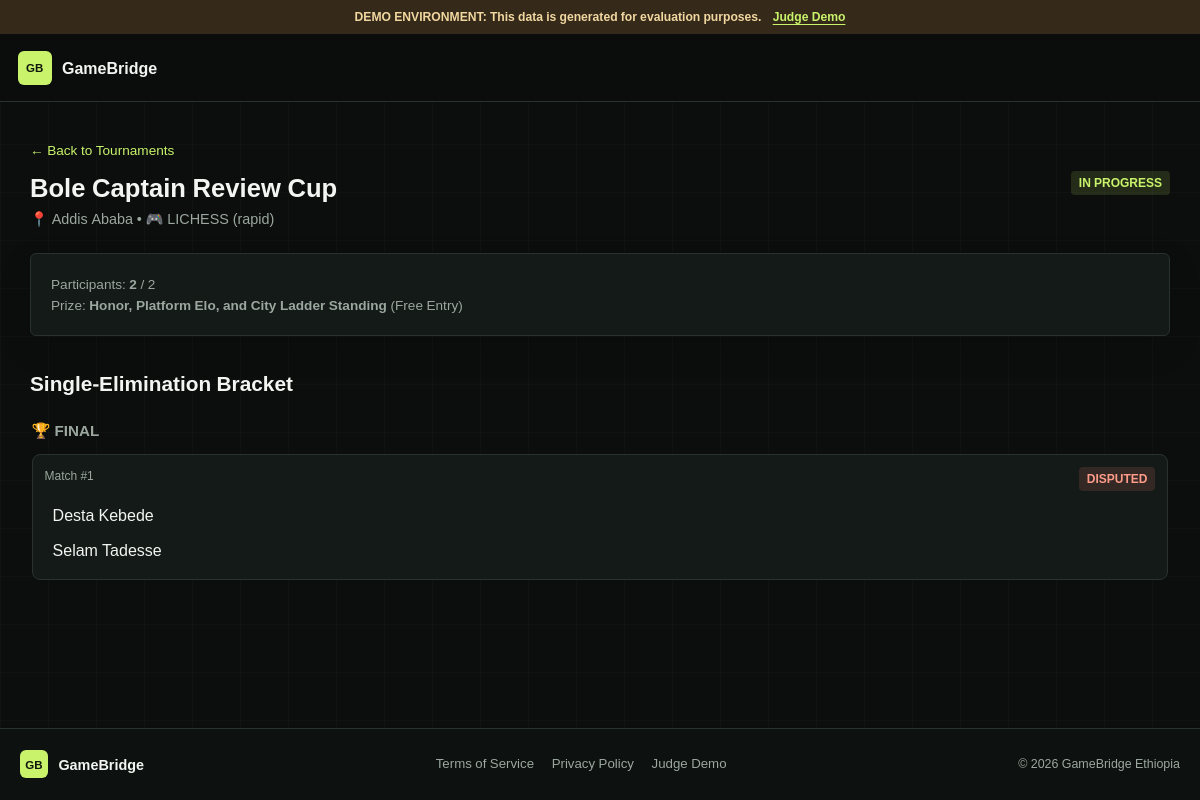
Screenshot of /tournaments/captain-review-demo with the database file from the repository.
### app/models/tournament.py (models this page shows)
class Tournament(Base):
    __tablename__ = "tournaments"
    id = Column(String(36), primary_key=True, default=lambda: str(uuid.uuid4()))
    name = Column(String(128), nullable=False)
    slug = Column(String(128), unique=True, nullable=False, index=True)
    description = Column(Text, nullable=True)
    game_key = Column(String(32), default="lichess", nullable=False)
    mode = Column(String(32), default="rapid", nullable=False)
    hub_id = Column(String(36), ForeignKey("hubs.id", ondelete="SET NULL"), nullable=True)
    city = Column(String(64), default="Addis Ababa", nullable=False, index=True)
    status = Column(String(32), default="registration_open", nullable=False, index=True)
    max_participants = Column(Integer, default=16, nullable=False)
    start_time = Column(DateTime, nullable=False)
    registration_deadline = Column(DateTime, nullable=False)
    rules_text = Column(Text, nullable=True)
    prize_description = Column(Text, default="Honor, Platform Elo, and City Ladder Standing", nullable=True)
    created_by_id = Column(String(36), ForeignKey("users.id", ondelete="SET NULL"), nullable=True)
    is_demo = Column(Boolean, default=False, index=True)
    created_at = Column(DateTime, default=datetime.utcnow, nullable=False)
    updated_at = Column(DateTime, default=datetime.utcnow, onupdate=datetime.utcnow, nullable=False)
    hub = relationship("Hub", back_populates="tournaments")
    participants = relationship("TournamentParticipant", back_populates="tournament", cascade="all, delete-orphan")
    matches = relationship("Match", back_populates="tournament", cascade="all, delete-orphan")

### app/models/match.py (models this page shows)
class Match(Base):
    __tablename__ = "matches"
    id = Column(String(36), primary_key=True, default=lambda: str(uuid.uuid4()))
    tournament_id = Column(String(36), ForeignKey("tournaments.id", ondelete="CASCADE"), nullable=False)
    round_number = Column(Integer, default=1, nullable=False)
    match_number = Column(Integer, default=1, nullable=False)
    player1_id = Column(String(36), ForeignKey("users.id", ondelete="SET NULL"), nullable=True)
    player2_id = Column(String(36), ForeignKey("users.id", ondelete="SET NULL"), nullable=True)
    winner_id = Column(String(36), ForeignKey("users.id", ondelete="SET NULL"), nullable=True)
    status = Column(String(32), default="pending", nullable=False, index=True)
    reporting_deadline = Column(DateTime, nullable=True)
    next_match_id = Column(String(36), ForeignKey("matches.id", ondelete="SET NULL"), nullable=True)
    created_at = Column(DateTime, default=datetime.utcnow, nullable=False)
    updated_at = Column(DateTime, default=datetime.utcnow, onupdate=datetime.utcnow, nullable=False)
    tournament = relationship("Tournament", back_populates="matches")
    player1 = relationship("User", foreign_keys=[player1_id])
    player2 = relationship("User", foreign_keys=[player2_id])
    winner = relationship("User", foreign_keys=[winner_id])
    events = relationship("MatchResultEvent", back_populates="match", cascade="all, delete-orphan", order_by="MatchResultEvent.created_at")
    reports = relationship("MatchReport", back_populates="match", cascade="all, delete-orphan")
    evidence = relationship("MatchEvidence", back_populates="match", cascade="all, delete-orphan")
    disputes = relationship("Dispute", back_populates="match", cascade="all, delete-orphan")

### app/models/user.py (models this page shows)
class User(Base):
    __tablename__ = "users"
    id = Column(String(36), primary_key=True, default=lambda: str(uuid.uuid4()))
    telegram_id = Column(Integer, unique=True, nullable=True, index=True)
    username = Column(String(64), unique=True, nullable=False, index=True)
    display_name = Column(String(128), nullable=False)
    email = Column(String(255), unique=True, nullable=True)
    password_hash = Column(String(255), nullable=True)
    role = Column(String(32), default="player", nullable=False)  # player, hub_captain, super_admin
    city = Column(String(64), default="Addis Ababa", nullable=False)
    phone = Column(String(32), nullable=True)
    public_identifier = Column(String(64), unique=True, nullable=False, index=True)
    is_active = Column(Boolean, default=True)
    is_demo = Column(Boolean, default=False, index=True)
    created_at = Column(DateTime, default=datetime.utcnow, nullable=False)
    updated_at = Column(DateTime, default=datetime.utcnow, onupdate=datetime.utcnow, nullable=False)
    preferences = relationship("UserPreference", back_populates="user", uselist=False, cascade="all, delete-orphan")
    hub_memberships = relationship("HubMembership", back_populates="user", cascade="all, delete-orphan")
    game_accounts = relationship("GameAccount", back_populates="user", cascade="all, delete-orphan")
    platform_ratings = relationship("PlatformRating", back_populates="user", cascade="all, delete-orphan")
    tournament_participations = relationship("TournamentParticipant", back_populates="user")
    badges = relationship("UserBadge", back_populates="user", cascade="all, delete-orphan")
    notifications = relationship("Notification", back_populates="user", cascade="all, delete-orphan")

### app/main.py (the view)
@app.get("/tournaments/{slug}", response_class=HTMLResponse)
async def page_tournament_detail(
    slug: str,
    request: Request,
    user: Optional[User] = Depends(get_current_user_optional),
    db: AsyncSession = Depends(get_db)
):
    locale = get_locale_for_request(request, user)
    stmt = select(Tournament).where(Tournament.slug == slug)
    tourney = (await db.execute(stmt)).scalar_one_or_none()
    if not tourney:
        raise HTTPException(status_code=404, detail="Tournament not found")
    p_stmt = select(TournamentParticipant).where(TournamentParticipant.tournament_id == tourney.id)
    participants = (await db.execute(p_stmt)).scalars().all()
    is_registered = False
    if user:
        is_registered = any(p.user_id == user.id for p in participants)
    m_stmt = select(Match).where(Match.tournament_id == tourney.id).order_by(Match.round_number, Match.match_number)
    matches = (await db.execute(m_stmt)).scalars().all()
    user_ids = set()
    for m in matches:
        if m.player1_id: user_ids.add(m.player1_id)
        if m.player2_id: user_ids.add(m.player2_id)
    users_stmt = select(User).where(User.id.in_(user_ids)) if user_ids else select(User).where(False)
    name_map = {u.id: u.display_name for u in (await db.execute(users_stmt)).scalars().all()}
    rounds = {}
    for m in matches:
        rounds.setdefault(m.round_number, []).append({
            "id": m.id,
            "match_number": m.match_number,
            "player1_id": m.player1_id,
            "player2_id": m.player2_id,
            "winner_id": m.winner_id,
            "status": m.status,
            "is_bye": (m.player1_id is None or m.player2_id is None),
            "p1_name": name_map.get(m.player1_id),
            "p2_name": name_map.get(m.player2_id)
        })
    return render_template(request, "tournaments/detail.html", {
        "current_user": user,
        "tournament": tourney,
        "participants": participants,
        "is_registered": is_registered,
        "rounds": rounds,
        "locale": locale,
        "t": t,
        "is_demo": settings.DEMO_MODE
    })

### app/templates/tournaments/detail.html (shortened to what this page needs)
{% extends "base.html" %}
{% block content %}
<div style="margin-bottom: 1.5rem;">
  <a href="/tournaments" style="font-size: 0.85rem; color: var(--accent-gold);">&larr; Back to Tournaments</a>
  <div style="display: flex; justify-content: space-between; align-items: flex-start; flex-wrap: wrap; gap: 0.75rem; margin-top: 0.5rem;">
    <div>
      <h1 style="font-size: 1.6rem;">{{ tournament.name }}</h1>
      <p style="color: var(--text-muted); font-size: 0.9rem;">
        📍 {{ tournament.city }} &bull; 🎮 {{ tournament.game_key | upper }} ({{ tournament.mode }})
      </p>
    </div>
    <div>
      <span class="badge {% if tournament.status == 'completed' %}badge-gray{% elif tournament.status == 'in_progress' %}badge-gold{% else %}badge-green{% endif %}">
        {{ tournament.status | replace('_', ' ') | title }}
      </span>
    </div>
  </div>
</div>
<div class="card" style="margin-bottom: 1.5rem;">
  <div style="display: flex; justify-content: space-between; align-items: center; flex-wrap: wrap; gap: 0.75rem;">
    <div>
      <div style="font-size: 0.85rem; color: var(--text-muted);">
        Participants: <strong>{{ participants | length }}</strong> / {{ tournament.max_participants }}
      </div>
      <div style="font-size: 0.85rem; color: var(--text-muted);">
        Prize: <strong>{{ tournament.prize_description }}</strong> (Free Entry)
      </div>
    </div>
  </div>
</div>
<div style="margin-top: 2rem;">
  <h2 style="font-size: 1.3rem; margin-bottom: 1rem;">Single-Elimination Bracket</h2>
  {% if rounds %}
    <div class="bracket-scroll" aria-label="Single-elimination tournament rounds">
      {% for round_num, round_matches in rounds.items() %}
        <section class="bracket-column">
          <h3 style="font-size: 0.95rem; color: var(--text-muted); margin-bottom: 0.75rem; text-transform: uppercase;">
            {% if loop.last %}🏆 Final{% elif round_num == (rounds | length - 1) %}Semifinals{% else %}Round {{ round_num }}{% endif %}
          </h3>
          <div style="display: flex; flex-direction: column; gap: 1rem;">
            {% for m in round_matches %}
              <a class="bracket-match" href="/matches/{{ m.id }}">
                <div style="display: flex; justify-content: space-between; font-size: 0.75rem; color: var(--text-muted); margin-bottom: 0.35rem;">
                  <span>Match #{{ m.match_number }}</span>
                  <span class="badge {% if m.status == 'completed' %}badge-green{% elif m.status == 'disputed' %}badge-red{% else %}badge-gold{% endif %}">
                    {{ m.status }}
                  </span>
                </div>
                <div class="bracket-player {% if m.winner_id and m.winner_id == m.player1_id %}winner{% endif %}">
                  <span>{{ m.p1_name or (m.is_bye and 'BYE' or 'TBD') }}</span>
                </div>
                <div class="bracket-player {% if m.winner_id and m.winner_id == m.player2_id %}winner{% endif %}">
                  <span>{{ m.p2_name or (m.is_bye and 'BYE' or 'TBD') }}</span>
                </div>
              </a>
            {% endfor %}
          </div>
        </section>
      {% endfor %}
    </div>
  {% else %}
    <div class="card" style="text-align: center; padding: 2rem;">
      <p style="color: var(--text-muted);">The bracket will be generated when registrations close or the Hub Captain starts the tournament.</p>
    </div>
  {% endif %}
</div>
{% endblock %}

### app/static/css/style.css (style rules this page uses)
:root { --bg-dark: #0b0e0d; --bg-card: #141a17; --bg-card-hover: #1c2520; --text-main: #f2f5f1; --text-muted: #9ba79f; --accent-gold: #c8f36b; --accent-gold-hover: #b5e552; --accent-green: #66d5a2; --accent-green-hover: #49c68d; --accent-red: #f17d6a; --border-color: #29332d; --border-light: #435047; --radius: 7px; }
* { box-sizing: border-box; margin: 0; padding: 0; font-family: "Bahnschrift", "Segoe UI Variable", "Noto Sans Ethiopic", Nyala, sans-serif; }
body { background-color: var(--bg-dark); background-image: linear-gradient(rgba(167, 196, 174, 0.025) 1px, transparent 1px), linear-gradient(90deg, rgba(167, 196, 174, 0.025) 1px, transparent 1px); background-size: 48px 48px; color: var(--text-main); min-height: 100vh; display: flex; flex-direction: column; line-height: 1.5; }
a { color: inherit; text-decoration: none; }
.card { background-color: var(--bg-card); border: 1px solid var(--border-color); border-radius: var(--radius); padding: 1.25rem; display: flex; flex-direction: column; gap: 0.75rem; }
.badge { display: inline-block; padding: 0.2rem 0.5rem; border-radius: 4px; font-size: 0.75rem; font-weight: 700; text-transform: uppercase; }
.badge-gold { background: rgba(234, 179, 8, 0.2); color: var(--accent-gold); }
.badge-red { background: rgba(239, 68, 68, 0.2); color: #f87171; }
.bracket-match { background: var(--bg-card); border: 1px solid var(--border-color); border-radius: 8px; padding: 0.75rem; display: block; color: var(--text-main); text-decoration: none; }
.bracket-scroll { display: flex; gap: 1rem; overflow-x: auto; padding: .25rem .1rem 1rem; scroll-snap-type: x proximity; }
.bracket-column { min-width: 250px; flex: 1 0 250px; scroll-snap-align: start; }
.bracket-player { display: flex; justify-content: space-between; padding: 0.35rem 0.5rem; border-radius: 4px; }
:root { color-scheme: dark; }
html { scroll-behavior: smooth; }
body { overflow-x: hidden; }
a { transition: color 160ms ease, background-color 160ms ease, border-color 160ms ease, transform 160ms ease; }
.card { background: var(--bg-card); border-color: var(--border-color); border-radius: 6px; box-shadow: 0 12px 34px rgba(0, 0, 0, .12); }
.badge { border-radius: 4px; }
.badge-gold { background: rgba(200, 243, 107, .13); color: var(--accent-gold); }
.badge-red { background: rgba(241, 125, 106, .14); color: #ff9b89; }

### rows the page displays
Tournament: name "Bole Captain Review Cup", city "Addis Ababa", game_key "LICHESS", mode "rapid", status "IN PROGRESS", max_participants "2", prize_description "Honor, Platform Elo, and City Ladder Standing"
Match: status "DISPUTED"
User: display_name "Desta Kebede"
User: display_name "Selam Tadesse"

### other values shown
{{ t('demo_notice', locale) }} "DEMO ENVIRONMENT: This data is generated for evaluation purposes."
{{ t('nav_judge', locale) }} "Judge Demo"
{{ participants | length }} "2"
{{ m.match_number }} "1"
{{ t('terms_title', locale) }} "Terms of Service"
{{ t('privacy_title', locale) }} "Privacy Policy"
